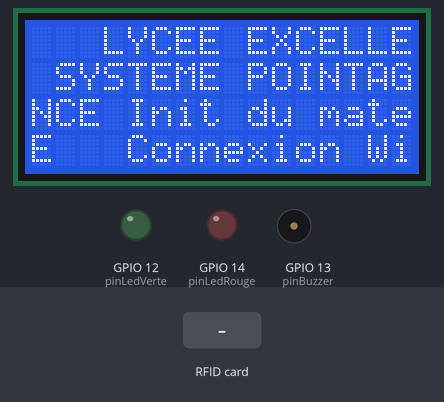
The sketch below on a simulated ESP32. Parts: 16×4 character LCD, output pins drawn as LEDs (lit = HIGH), buzzer (waves = sounding, pin HIGH). The test bench sets the inputs (shaded band). WiFi joins after 1.5 s; servers stay silent unless stated; uploads are accepted with an empty reply; what the sketch prints to the serial monitor is not drawn.

Above: at 1.2 s.
At 3.9 s:
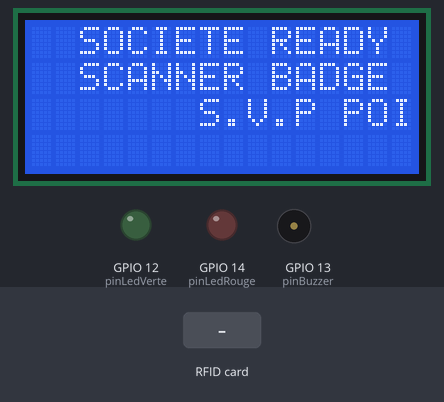
4.0 s: RFID card 90 51 52 04 held to the reader
At 6.0 s:
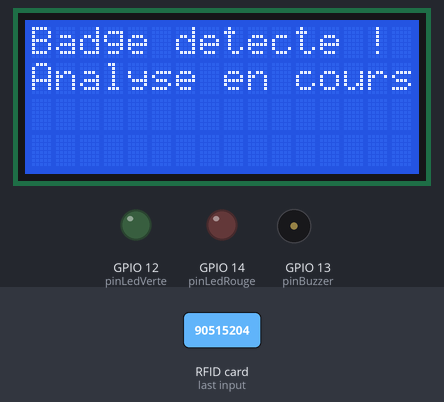
7.0 s: RFID card 5E 7A 19 C4 held to the reader
At 7.8 s:
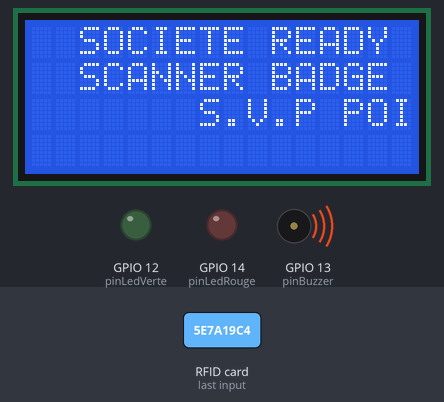
Timing chart, 0 to 10.0 s (numbered marks = the images above; inputs shaded):
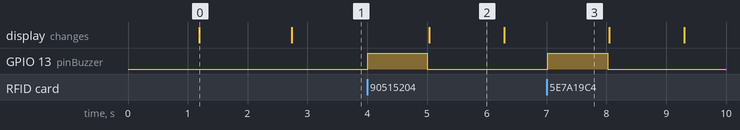

The sketch:

system-de-pointage.ino
```cpp
// =========================================================================
                         //بِسْمِ ٱللَّٰهِ ٱلرَّحْمَٰنِ ٱلرَّحِيمِ
// =========================================================================
#include <WiFi.h>
#include <HTTPClient.h>
#include <SPI.h>
#include <MFRC522.h>
#include <Wire.h>
#include <LiquidCrystal_I2C.h>
#include <ArduinoJson.h>


#define SS_PIN  5
#define RST_PIN 4
MFRC522 mfrc522(SS_PIN, RST_PIN);

// Config de  LCD 16x4
LiquidCrystal_I2C lcd(0x27, 16, 4);

const int pinLedVerte = 12;
const int pinLedRouge = 14;
const int pinBuzzer   = 13;


const char* ssid = "A";
const char* password = "90515204";
const char* googleScriptUrl = "https://script.google.com/macros/s/AKfycbxRkWvYJSh50Tn4t0FrDQ9zW7V9fwXiBCugGAiZ8sBcIZwBOCG__FcXHXaenSR1R37L/exec";

void setup() {
  Serial.begin(115200);
  delay(1000);


  pinMode(pinLedVerte, OUTPUT);
  pinMode(pinLedRouge, OUTPUT);
  pinMode(pinBuzzer, OUTPUT);
  digitalWrite(pinLedVerte, LOW);
  digitalWrite(pinLedRouge, LOW);
  digitalWrite(pinBuzzer, LOW);


  Wire.begin(25, 26);
  lcd.init();
  lcd.backlight();


  lcd.setCursor(0, 0); lcd.print("   LYCEE EXCELLENCE  ");
  lcd.setCursor(0, 1); lcd.print(" SYSTEME POINTAGE ");
  lcd.setCursor(0, 2); lcd.print("Init du materiel..");

  // Initialisation du protocole SPI et du lecteur RFID (Utilise MOSI:23, MISO:19, SCK:18)
  SPI.begin();
  mfrc522.PCD_Init();

  // Connexion au réseau Wi-Fi
  WiFi.begin(ssid, password);
  lcd.setCursor(0, 3); lcd.print("Connexion WiFi... ");
  Serial.println("Tentative de connexion au Wi-Fi...");

  // Attente active de la connexion avec affichage de diagnostic
  int tentatives = 0;
  while (WiFi.status() != WL_CONNECTED) {
    delay(500);
    Serial.print(".");
    tentatives++;

    // Si au bout de 20 essais (10 secondes) ça ne marche pas, diagnostic sur le moniteur
    if(tentatives > 20) {
      Serial.println("\nConnexion longue... Verifie que ton reseau est bien en 2.4GHz");
      tentatives = 0;
    }
  }

  Serial.println("\nWiFi connecte avec succes !");
  Serial.print("Adresse IP de l'ESP32 : ");
  Serial.println(WiFi.localIP());

  // Affichage du système prêt à l'emploi
  reinitialiserAffichage();
}

void loop() {
  // Détection active d'un badge RFID devant le lecteur
  if ( ! mfrc522.PICC_IsNewCardPresent() || ! mfrc522.PICC_ReadCardSerial() ) {
    delay(5);
    return;
  }

  // Traduction de l'UID du badge lu en chaîne de caractères Hexadécimale
  String uidString = "";
  for (byte i = 0; i < mfrc522.uid.size; i++) {
    uidString += String(mfrc522.uid.uidByte[i] < 0x10 ? "0" : "");
    uidString += String(mfrc522.uid.uidByte[i], HEX);
  }
  uidString.toUpperCase();

  Serial.print("Badge detecte ! Code UID : ");
  Serial.println(uidString);

  // Bip mécanique immédiat confirmant la capture physique du badge
  digitalWrite(pinBuzzer, HIGH); delay(1000); digitalWrite(pinBuzzer, LOW);

  // Traitement visuel temporaire sur l'écran
  lcd.clear();
  lcd.setCursor(0, 0); lcd.print("Badge detecte !");
  lcd.setCursor(0, 1); lcd.print("Analyse en cours");

  // Envoi de la requête réseau si la connexion Wi-Fi est opérationnelle
  if (WiFi.status() == WL_CONNECTED) {
    HTTPClient http;
    http.setFollowRedirects(HTTPC_STRICT_FOLLOW_REDIRECTS); // Gère la redirection Google 302
    http.begin(googleScriptUrl);
    http.addHeader("Content-Type", "application/json");

    // Encapsulation de l'UID au format JSON
    StaticJsonDocument<200> doc;
    doc["uid"] = uidString;
    String requestBody;
    serializeJson(doc, requestBody);

    int httpResponseCode = http.POST(requestBody);

    if (httpResponseCode > 0) {
      String response = http.getString();
      StaticJsonDocument<500> jsonReponse;
      DeserializationError error = deserializeJson(jsonReponse, response);

      if (!error) {
        String status = jsonReponse["status"];
        String nom = jsonReponse["nom"];

        lcd.clear();

        if (status == "Arrivee") {
          String infoClasse = jsonReponse["info1"];
          String infoScolarite = jsonReponse["info2"];

          // Signal de succès : LED Verte stable et double bip joyeux
          digitalWrite(pinLedVerte, HIGH);
          digitalWrite(pinBuzzer, HIGH); delay(2000); digitalWrite(pinBuzzer, LOW); delay(2000);
          digitalWrite(pinBuzzer, HIGH); delay(2000); digitalWrite(pinBuzzer, LOW);

          lcd.setCursor(0, 0); lcd.print("ARRIVEE VALIDEE");
          lcd.setCursor(0, 1); lcd.print(nom.substring(0, 16));
          lcd.setCursor(0, 2); lcd.print(infoClasse);
          lcd.setCursor(0, 3); lcd.print(infoScolarite);

        } else if (status == "Sortie") {
          // Signal de Sortie : LED Verte et un bip moyen
          digitalWrite(pinLedVerte, HIGH);
          digitalWrite(pinBuzzer, HIGH); delay(2000); digitalWrite(pinBuzzer, LOW);

          lcd.setCursor(0, 0); lcd.print("SORTIE VALIDEE");
          lcd.setCursor(0, 1); lcd.print(nom.substring(0, 16));
          lcd.setCursor(0, 2); lcd.print("Bon retour chez");
          lcd.setCursor(0, 3); lcd.print("vous !");

        } else if (status == "Doublon") {
          // Signal d'avertissement : LED Rouge et un bip long de refus
          digitalWrite(pinLedRouge, HIGH);
          digitalWrite(pinBuzzer, HIGH); delay(1000); digitalWrite(pinBuzzer, LOW);

          lcd.setCursor(0, 0); lcd.print("DEJA ENREGISTRE");
          lcd.setCursor(0, 1); lcd.print(nom.substring(0, 16));
          lcd.setCursor(0, 2); lcd.print("Veuillez circuler");

        } else { // Cas "Inconnu" (Le badge n'est pas répertorié)
          digitalWrite(pinLedRouge, HIGH);
          digitalWrite(pinBuzzer, HIGH); delay(800); digitalWrite(pinBuzzer, LOW);

          lcd.setCursor(0, 0); lcd.print("ACCES REFUSE !");
          lcd.setCursor(0, 1); lcd.print("Badge Inconnu");
          lcd.setCursor(0, 2); lcd.print("Contactez admin");
        }
      }
    } else {
      lcd.clear();
      lcd.setCursor(0, 0); lcd.print("Erreur HTTP !");
      lcd.setCursor(0, 1); lcd.print("Code: " + String(httpResponseCode));
    }
    http.end();
  } else {
    lcd.clear();
    lcd.setCursor(0, 0); lcd.print("Erreur Reseau");
    lcd.setCursor(0, 1); lcd.print("WiFi Deconnecte");
  }

  // Temporisation de maintien d'affichage des données à l'écran (4 secondes)
  delay(1000);

  // Extinction des LED de notification et retour à l'état de veille
  digitalWrite(pinLedVerte, LOW);
  digitalWrite(pinLedRouge, LOW);
  reinitialiserAffichage();
}

void reinitialiserAffichage() {
  lcd.clear();
  lcd.setCursor(0, 0); lcd.print("  SOCIETE READY  ");
  lcd.setCursor(0, 1); lcd.print("  SCANNER BADGE  ");
  lcd.setCursor(0, 2); lcd.print("   S.V.P POINTE  ");
}
```

Measured:
- after the input at 4.0 s, GPIO 13 (pinBuzzer): LOW → HIGH at once, → LOW 1.0 s later; the display: changes after 1.0 s (image 2)
- after the input at 7.0 s, GPIO 13 (pinBuzzer): LOW → HIGH at once, → LOW 1.0 s later
- what the display in image 0 shows lasts 1.5 s, from 1.2 s to 2.7 s
- what the display in image 2 shows lasts 1.3 s, from 5.0 s to 6.3 s
